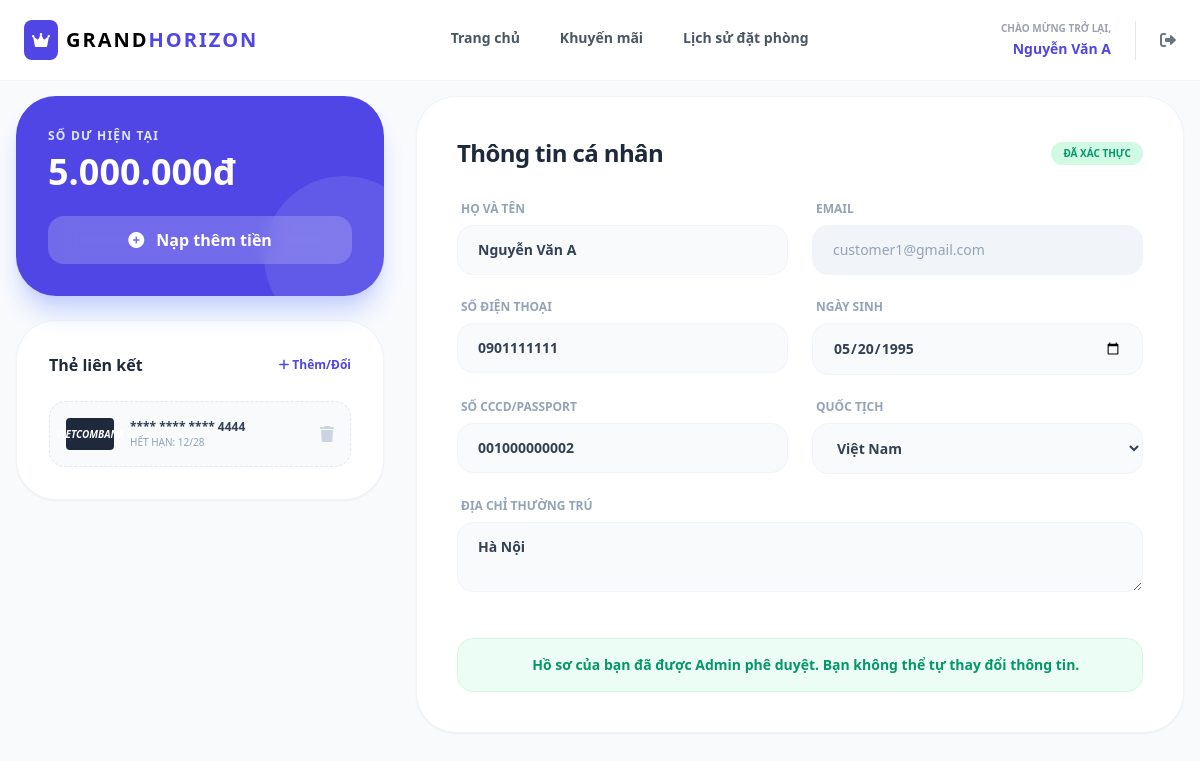
The page /frontend/customer_profile.php (signed in) on the database its author committed.
### tables this page shows
CREATE TABLE User_detail (
    detail_id INT AUTO_INCREMENT PRIMARY KEY,
    user_id INT,
    full_name VARCHAR(255),
    dob DATE,
    address VARCHAR(500),
    nation VARCHAR(100),
    ID_number VARCHAR(50),
    balance DECIMAL(15, 2) DEFAULT 0.00,
    status VARCHAR(50),
    FOREIGN KEY (user_id) REFERENCES `User`(user_id) ON DELETE CASCADE
);

CREATE TABLE Bank_account (
    card_id VARCHAR(50) PRIMARY KEY,
    user_id INT,
    provider VARCHAR(100),
    cardholder_name VARCHAR(255),
    CVV SMALLINT,
    expiry_date DATE,
    FOREIGN KEY (user_id) REFERENCES `User`(user_id) ON DELETE CASCADE
);

CREATE TABLE `User` (
    user_id INT AUTO_INCREMENT PRIMARY KEY,
    email VARCHAR(255) NOT NULL UNIQUE,
    phone VARCHAR(20),
    password VARCHAR(255) NOT NULL,
    role VARCHAR(50) DEFAULT 'Customer'
);

### config/pdo.php (called while the page is built, shortened)
<?php
function pdo_get_connection($db_name)
{
    static $connections = [];
    if (!isset($connections[$db_name])) {
        $host = '127.0.0.1';
        $username = 'root';
        $password = '';
        $dburl = "mysql:host={$host};dbname={$db_name};charset=utf8";
        try {
            $options = [
                PDO::ATTR_ERRMODE => PDO::ERRMODE_EXCEPTION,
                PDO::ATTR_EMULATE_PREPARES => false,
                PDO::ATTR_DEFAULT_FETCH_MODE => PDO::FETCH_ASSOC
            ];
            $conn = new PDO($dburl, $username, $password, $options);
            $connections[$db_name] = $conn;
        } catch (PDOException $e) {
            error_log("Database Connection Error to MySQL ({$db_name}): " . $e->getMessage());
            throw new Exception("Lỗi MySQL: " . $e->getMessage());
        }
    }
    return $connections[$db_name];
}
function pdo_query_one($db_name, $sql)
{
    $sql_args = func_num_args() > 2 ? (is_array(func_get_arg(2)) ? func_get_arg(2) : array_slice(func_get_args(), 2)) : [];
    $conn = null;
    try {
        $conn = pdo_get_connection($db_name);
        $stmt = $conn->prepare($sql);
        $stmt->execute($sql_args);
        $row = $stmt->fetch(PDO::FETCH_ASSOC);
        return $row;
    } catch (PDOException $e) {
        error_log("SQL Query One Error on {$db_name}: " . $e->getMessage() . " SQL: " . $sql);
        throw $e;
    } finally {
        if ($conn) {
            unset($conn);
        }
    }
}

### dao/DAO.php (called while the page is built, shortened)
<?php
require_once('../config/pdo.php');
function db_query_one($sql)
{
    $args = array_slice(func_get_args(), 1);
    return pdo_query_one(DB_NAME, $sql, $args);
}
?>

### frontend/customer_profile.php (the view, shortened to what this page needs)
<?php
require_once '../dao/DAO.php';
$user_id = $_SESSION['user_id'];
$sql_profile = "SELECT u.email, u.phone, ud.full_name, ud.dob, ud.ID_number, ud.nation, ud.address, ud.balance, ud.status
                FROM `User` u LEFT JOIN User_detail ud ON u.user_id = ud.user_id WHERE u.user_id = ?";
$profile = db_query_one($sql_profile, $user_id);
$sql_bank = "SELECT provider, card_id, expiry_date, cardholder_name FROM Bank_account WHERE user_id = ?";
$bank = db_query_one($sql_bank, $user_id);
?>
<!DOCTYPE html>
<html lang="vi">
<head>
    <script src="https://cdn.tailwindcss.com"></script>
    <link rel="stylesheet" href="https://cdnjs.cloudflare.com/ajax/libs/font-awesome/6.0.0/css/all.min.css">
</head>
<body class="bg-slate-50">
    <?php include 'navbar_customer.php'; ?>
    <main class="max-w-7xl mx-auto px-4 py-24">
        <div class="grid grid-cols-1 lg:grid-cols-3 gap-8">
            <div class="space-y-6">
                <div class="bg-indigo-600 rounded-[2.5rem] p-8 text-white shadow-xl shadow-indigo-200 relative overflow-hidden">
                    <div class="relative z-10">
                        <p class="text-indigo-100 text-xs font-bold uppercase tracking-widest mb-2">Số dư hiện tại</p>
                        <h2 class="text-4xl font-black mb-6"><?php echo number_format($profile['balance'] ?? 0, 0, ',', '.'); ?>đ</h2>
                        <button onclick="checkBankAndDeposit(<?php echo $bank ? 'true' : 'false'; ?>)" class="bg-white/20 hover:bg-white/30 backdrop-blur-md text-white w-full py-3 rounded-2xl font-bold transition">
                            <i class="fa-solid fa-plus-circle mr-2"></i> Nạp thêm tiền
                        </button>
                    </div>
                    <div class="absolute -right-10 -bottom-10 w-40 h-40 bg-white/10 rounded-full"></div>
                </div>
                <div class="bg-white rounded-[2.5rem] p-8 border border-slate-100 shadow-sm">
                    <h3 class="font-bold text-slate-800 mb-6 flex justify-between items-center">
                        Thẻ liên kết
                        <button onclick="toggleModal('linkBankModal')" class="text-indigo-600 text-xs font-bold hover:underline"><i class="fa-solid fa-plus"></i> Thêm/Đổi</button>
                    </h3>
                    <div class="space-y-4">
                        <?php if ($bank): ?>
                            <div class="flex items-center gap-4 p-4 bg-slate-50 rounded-2xl border border-dashed border-slate-200">
                                <div class="w-12 h-8 bg-slate-800 rounded flex items-center justify-center text-[10px] text-white font-bold italic"><?php echo htmlspecialchars(strtoupper($bank['provider'])); ?></div>
                                <div class="flex-1">
                                    <p class="text-xs font-bold text-slate-700">**** **** **** <?php echo htmlspecialchars(substr($bank['card_id'], -4)); ?></p>
                                    <p class="text-[10px] text-slate-400 uppercase">Hết hạn: <?php echo date('m/y', strtotime($bank['expiry_date'])); ?></p>
                                </div>
                                <form action="../actions/process_delete_bank.php" method="POST" onsubmit="return confirm('Bạn có chắc chắn muốn hủy liên kết thẻ ngân hàng này?');">
                                    <button type="submit" title="Hủy liên kết" class="text-slate-300 hover:text-red-500 transition"><i class="fa-solid fa-trash"></i></button>
                                </form>
                            </div>
                        <?php endif; ?>
                    </div>
                </div>
            </div>
            <div class="lg:col-span-2">
                <div class="bg-white rounded-[2.5rem] p-8 md:p-10 border border-slate-100 shadow-sm">
                    <div class="flex justify-between items-center mb-8">
                        <h2 class="text-2xl font-black text-slate-800 tracking-tight">Thông tin cá nhân</h2>
                        <?php if(isset($profile['status']) && $profile['status'] === 'active'): ?>
                            <span class="px-3 py-1 bg-emerald-100 text-emerald-600 rounded-full text-[10px] font-bold uppercase">Đã xác thực</span>
                        <?php else: ?>
                            <span class="px-3 py-1 bg-amber-100 text-amber-600 rounded-full text-[10px] font-bold uppercase" title="Vui lòng chờ Admin duyệt để có thể đặt phòng">Chờ phê duyệt</span>
                        <?php endif; ?>
                    </div>
                    <form action="../actions/process_update_profile.php" method="POST" class="grid grid-cols-1 md:grid-cols-2 gap-6">
                        <div>
                            <label class="block text-xs font-bold text-slate-400 uppercase mb-2 ml-1">Họ và tên</label>
                            <input type="text" name="full_name" value="<?php echo htmlspecialchars($profile['full_name'] ?? ''); ?>" required
                                   class="w-full px-5 py-3.5 bg-slate-50 border border-slate-100 rounded-2xl focus:outline-none focus:ring-2 focus:ring-indigo-500 focus:bg-white transition-all text-sm font-semibold text-slate-700">
                        </div>
                        <div>
                            <label class="block text-xs font-bold text-slate-400 uppercase mb-2 ml-1">Email</label>
                            <input type="email" name="email" value="<?php echo htmlspecialchars($profile['email'] ?? ''); ?>" readonly
                                   class="w-full px-5 py-3.5 bg-slate-100 border border-slate-100 rounded-2xl text-slate-400 text-sm font-medium cursor-not-allowed">
                        </div>
                        <div>
                            <label class="block text-xs font-bold text-slate-400 uppercase mb-2 ml-1">Số điện thoại</label>
                            <input type="tel" name="phone" value="<?php echo htmlspecialchars($profile['phone'] ?? ''); ?>" required
                                   class="w-full px-5 py-3.5 bg-slate-50 border border-slate-100 rounded-2xl focus:outline-none focus:ring-2 focus:ring-indigo-500 focus:bg-white transition-all text-sm font-semibold text-slate-700">
                        </div>
                        <div>
                            <label class="block text-xs font-bold text-slate-400 uppercase mb-2 ml-1">Ngày sinh</label>
                            <input type="date" name="dob" value="<?php echo htmlspecialchars($profile['dob'] ?? ''); ?>" required
                                   class="w-full px-5 py-3.5 bg-slate-50 border border-slate-100 rounded-2xl focus:outline-none focus:ring-2 focus:ring-indigo-500 focus:bg-white transition-all text-sm font-semibold text-slate-700">
                        </div>
                        <div>
                            <label class="block text-xs font-bold text-slate-400 uppercase mb-2 ml-1">Số CCCD/Passport</label>
                            <input type="text" name="id_number" value="<?php echo htmlspecialchars($profile['ID_number'] ?? ''); ?>" required pattern="\d{12}" maxlength="12" title="Vui lòng nhập chính xác 12 chữ số"
                                   class="w-full px-5 py-3.5 bg-slate-50 border border-slate-100 rounded-2xl focus:outline-none focus:ring-2 focus:ring-indigo-500 focus:bg-white transition-all text-sm font-semibold text-slate-700" placeholder="Vui lòng nhập đúng 12 chữ số CCCD">
                        </div>
                        <div>
                            <label class="block text-xs font-bold text-slate-400 uppercase mb-2 ml-1">Quốc tịch</label>
                            <?php $current_nation = $profile['nation'] ?? 'Việt Nam'; ?>
                            <select name="nation" class="w-full px-5 py-3.5 bg-slate-50 border border-slate-100 rounded-2xl focus:outline-none focus:ring-2 focus:ring-indigo-500 focus:bg-white transition-all text-sm font-semibold text-slate-700">
                                <option value="Việt Nam" <?php echo $current_nation == 'Việt Nam' ? 'selected' : ''; ?>>Việt Nam</option>
                            </select>
                        </div>
                        <div class="md:col-span-2">
                            <label class="block text-xs font-bold text-slate-400 uppercase mb-2 ml-1">Địa chỉ thường trú</label>
                            <textarea name="address" rows="2" required
                                      class="w-full px-5 py-3.5 bg-slate-50 border border-slate-100 rounded-2xl focus:outline-none focus:ring-2 focus:ring-indigo-500 focus:bg-white transition-all text-sm font-semibold text-slate-700"><?php echo htmlspecialchars($profile['address'] ?? ''); ?></textarea>
                        </div>
                        <div class="md:col-span-2 pt-4">
                            <?php if(isset($profile['status']) && $profile['status'] === 'active'): ?>
                                <div class="p-4 bg-emerald-50 text-emerald-600 rounded-2xl text-sm font-bold text-center border border-emerald-100">
                                    <i class="fa-solid fa-shield-check mr-2"></i> Hồ sơ của bạn đã được Admin phê duyệt. Bạn không thể tự thay đổi thông tin.
                                </div>
                            <?php else: ?>
                                <button type="submit" class="bg-indigo-600 text-white px-8 py-4 rounded-2xl font-bold hover:bg-indigo-700 transition shadow-lg shadow-indigo-100 w-full md:w-auto">
                                    Lưu thay đổi thông tin
                                </button>
                            <?php endif; ?>
                        </div>
                    </form>
                </div>
            </div>
        </div>
    </main>
</body>
</html>

### rows shown on the page
user_detail: balance "5.000.000", full_name "Nguyễn Văn A", email "customer1@gmail.com", phone "0901111111", dob "05/20/1995", id_number "001000000002", nation "Việt Nam", address "Hà Nội"
bank_account: provider "VIETCOMBANK", card_id "4444", expiry_date "12/28"

### other values the page prints
$full_name "Nguyễn Văn A"
